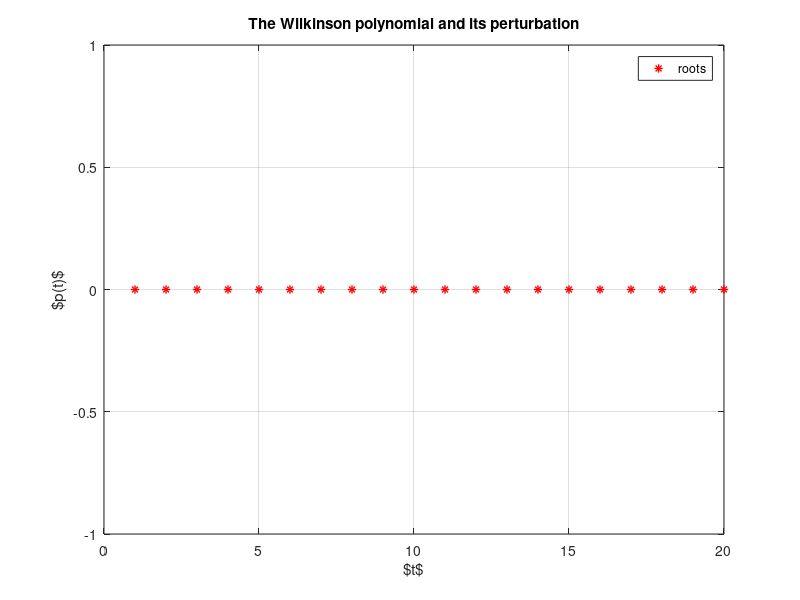

The MATLAB source for this figure: (Note: this script raises an error after producing the figure.)
clear all;
clc;
close all;


degree = 20;
step = 1e-4;
pert = 1e-9;

hf = figure();
plot(zeros(degree,1),'gr *;roots;',"linewidth",1);
xlabel("$t$");
ylabel("$p(t)$");
grid on
hold on;
title( "The Wilkinson polynomial and its perturbation" );

x=(1-step):step:(degree+step);

yexact = WilkinsonFact(x);
legend("location","southeast");
plot(x,yexact,'linewidth',1,";$p_W$;");
hold on;

ynoise = yexact - pert.*(x.^19);
plot(x,ynoise,"linewidth",1,";$\\tilde{p}_W$;");
hold on

print( hf, "OUT/WilkinsonPlot", "-dpdflatex");
